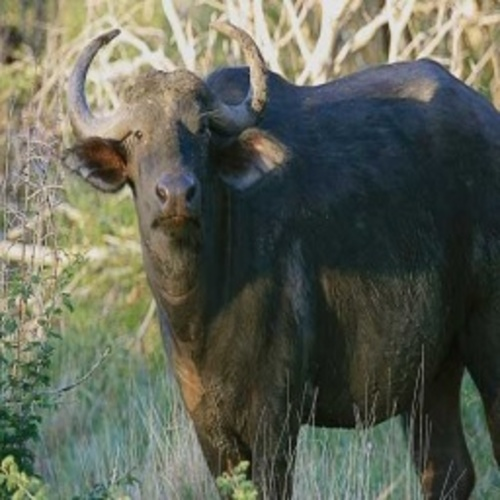
#> input picture anh10.jpg, 500 x 500 px, given in place of anh1.jpg, which was not available
$ python Bai1.py
#> lines starting #> are read from the running program, lines starting #| are printed output that depends on the picture; pictures that were not available may be replaced by others from this repository, and a replacement may not be noted
### AnhXam.py
import cv2
import numpy as np
from PIL import Image

# Chuyển đổi ảnh màu sang ảnh xám
def ChuyenDoiAnhSangAnhXam(image):
    img = cv2.imread(image, cv2.IMREAD_GRAYSCALE) # Sử dụng OpenCV (cv2.imread) để đọc ảnh image với tham số cv2.IMREAD_GRAYSCALE, tự động chuyển ảnh sang dạng grayscale.
    return img # Trả về ảnh xám

# Chuyển đổi ảnh xám sang ma trận
def ChuyenDoiAnhXamSangMaTran(image):
    return np.array(image) # Chuyển ảnh xám thành mảng NumPy

# Chuyển đổi ma trận sang ảnh xám
def ChuyenDoiMaTranSangAnhXam(matrix):
    matrix = np.array(matrix) # Chuyển ma trận thành mảng NumPy
    return Image.fromarray(matrix.astype('uint8'), mode='L') # Chuyển ma trận thành ảnh xám, mode='L' là chế độ ảnh xám

### XuLyHisto.py
import matplotlib.pyplot as plt
import numpy as np

# Hàm vẽ histogram của ma trận
def VeHistogram(matrix, title):
    # Chuyển ma trận thành mảng 1 chiều
    data = matrix.flatten()

    # Vẽ histogram với màu sắc "blue" và số lượng bin (cột) (được đặt thành 257), rwidth=0.9: Độ rộng tương đối của các cột
    plt.hist(data, bins=257, edgecolor='black', color='blue', rwidth=0.9)
    plt.title(title)  # Tiêu đề cho đồ thị

    plt.xlabel('Giá Trị')  # Nhãn cho trục X
    plt.ylabel('Tần Suất')  # Nhãn cho trục Y

    # Đặt giới hạn cho trục X và Y để tránh xuất hiện các giá trị trùng lặp
    plt.xlim(left=0)
    plt.ylim(bottom=0)

    # Hiển thị đồ thị
    plt.show()

def VeHistogramSauCanBang(hist_dict, title):
    # Chuyển keys và values của dict sang danh sách
    keys = list(hist_dict.keys())
    values = list(hist_dict.values())

    # Vẽ biểu đồ dạng cột (bar chart) từ keys và values
    plt.bar(keys, values, color='blue', edgecolor='black', width=0.9)

    # Thiết lập tiêu đề và nhãn trục
    plt.title(title)
    plt.xlabel('Giá Trị')  # Trục X đại diện cho keys
    plt.ylabel('Tần Suất')  # Trục Y đại diện cho values

    # Đặt giới hạn cho trục X và Y
    plt.xlim(left=0, right=256)   # Thêm khoảng trống nhỏ ở đầu/cuối
    plt.ylim(bottom=0)  # Giá trị Y không âm

    # Hiển thị biểu đồ
    plt.show()

# Hàm cân bằng histogram
def CanBangHisto(matrix):
    # Tạo một dictionary để lưu trữ giá trị và số lần xuất hiện
    dict = {} # dict chứa các giá trị và thông tin liên quan
    data = matrix.flatten() # Chuyển ma trận thành mảng 1 chiều
    data = sorted(data) # Sắp xếp mảng theo thứ tự tăng dần

    # Đếm số lần xuất hiện của từng giá trị trong ma trận
    for i in range(len(data)):
        if(data[i] in dict):
            dict[data[i]]["Nk"] += 1 # Nếu giá trị đã có trong dict, tăng số lần xuất hiện lên 1
        else:
            dict[data[i]] = {"Nk": 1} # Nếu chưa có, khởi tạo với số lần xuất hiện là 1, ví dụ như: dict = {1: {"Nk": 1}, 2: {"Nk": 1}, 3: {"Nk": 1}, ...}

    # Tính số lượng giá trị duy nhất (L) và tổng số phần tử (n) của ma trận
    L = len(set(dict.keys()))
    n = matrix.shape[0]*matrix.shape[1] # Tính tổng số phần tử của ma trận, shape[0] là số hàng, shape[1] là số cột
    Sk = 0
    # print(dict)

    # print("L =", L)
    # print("n =", n)

    # Tính các giá trị Pk, Sk và K cho từng giá trị trong dictionary
    for key in dict: # Duyệt qua từng giá trị trong dict
        dict[key]["Pk"] = dict[key]["Nk"]/n  # Xác suất Pk, công thức Pk = Nk/n
        Sk += dict[key]["Pk"]  # Cộng dồn Sk
        dict[key]["Sk"] = Sk # Gán giá trị Sk vào dict
        K = Sk*(L-1)  # Tính giá trị K
        dict[key]["K"] = K # Gán giá trị K vào dict

        # Làm tròn K và gán vào Round(k)
        if K - int(K) >= 0.5: # Ví dụ K= 0.476, làm tròn K - int(K) = 0.476 - 0 = 0.476 <= 0.5 => Round(k) = 0
            dict[key]['Round(k)'] = int(K) + 1 # Làm tròn k
        else:
            dict[key]['Round(k)'] = int(K)

    # In ra dictionary chứa các giá trị và thông tin liên quan
    # print(dict)

    # Tạo dictionary mới để nhóm các giá trị có Round(k) giống nhau
    result_dict = {}

    # Duyệt qua các phần tử trong dictionary cũ và nhóm theo Round(k)
    for key, value in dict.items():
        round_k = value['Round(k)']
        nk = value['Nk']

        # Nếu Round(k) đã có trong kết quả, cộng thêm nk vào
        if round_k in result_dict:
            result_dict[round_k] += nk # Cộng thêm số lần xuất hiện vào, key là giá trị Round(k)
        else:
            # Nếu chưa có, khởi tạo mới với giá trị nk
            result_dict[round_k] = nk # Khởi tạo giá trị mới

    # print(result_dict)
    # Trả về kết quả nhóm theo Round(k)
    return result_dict, dict # dict là kết quả sau khi làm tròn k trước khi nhóm theo Round(k) chỉ có round(k) và nk, result_dict là kết quả sau khi nhóm theo Round(k)

# Hàm thu hẹp giá trị của ma trận theo phạm vi
def ThuHep(dict):
    dict_temp= {}
    for key, value in dict.items(): # Duyệt qua từng phần tử trong dict ở là kết quả sau khi cân bằng histogram
        dict_temp[key] = {"rk":key, "nk":value} # Tạo một dictionary mới với các giá trị ban đầu

    # Đặt giá trị Smin và Smax để thu hẹp giá trị
    Smin = 50
    Smax = 100

    # print(dict_temp)

    # Lấy trị cuối và đầu của dictionary
    rmin = min(dict.keys())
    rmax = max(dict.keys())

    # Tạo một dictionary mới với các giá trị đã được thu hẹp theo công thức
    for key in dict_temp.keys():
        s = dict_temp[key]["s"] = (Smax - Smin)/(rmax - rmin)*(dict_temp[key]["rk"] - rmin) + Smin # Tính giá trị s theo công thức s = (Smax - Smin)/(rmax - rmin)*(rk - rmin) + Smin
        # Làm tròn k'
        if s - int(s) >= 0.5:
            dict_temp[key]['Round(k)'] = int(s) + 1
        else:
            dict_temp[key]['Round(k)'] = int(s)

     # Duyệt qua dict_temp và nhóm theo Round(k)
    result_dict = {}
    for key, value in dict_temp.items():
        round_k = value['Round(k)']
        nk = value['nk']

        # Nếu Round(k) đã có trong result_dict, cộng thêm nk vào
        if round_k in result_dict:
            result_dict[round_k] += nk
        else:
            # Nếu chưa có, khởi tạo mới với giá trị nk
            result_dict[round_k] = nk

    # Trả về dictionary đã thu hẹp giá trị
    return result_dict, dict_temp # dict là kết quả sau khi làm tròn k trước khi nhóm theo Round(k), result_dict là kết quả sau khi nhóm theo Round(k)

def ChuyenDoiSangAnhXamCBTH(matrix, dict):
    for i in range(matrix.shape[0]): # Duyệt qua từng hàng
        for j in range(matrix.shape[1]): # Duyệt qua từng cột
                matrix[i][j] = dict[matrix[i][j]]['Round(k)'] # Gán giá trị mới
    return matrix

### Bai1.py
import numpy as np
from AnhXam import ChuyenDoiAnhSangAnhXam, ChuyenDoiAnhXamSangMaTran, ChuyenDoiMaTranSangAnhXam
from XuLyHisto import VeHistogram, VeHistogramSauCanBang, CanBangHisto, ThuHep, ChuyenDoiSangAnhXamCBTH
from PIL import Image
import matplotlib.pyplot as plt

# Main
if __name__ == '__main__':
    array_img = None
    # Menu chọn ảnh từ 1 đến 10
    print("Chọn ảnh từ 1 đến 10:")
    for i in range(1, 11):
        print(f"{i}. anh{i}.jpg")

    choice = int(input("Nhập số của ảnh bạn muốn chọn: "))
#> the answer given: 1
    if 1 <= choice <= 10:
        image = f"anh{choice}.jpg"
        imageGray = ChuyenDoiAnhSangAnhXam(image) # Chuyển ảnh màu sang ảnh xám, trả về một mảng NumPy đại diện cho dữ liệu ảnh xám.
#> in ChuyenDoiAnhSangAnhXam, `img = cv2.imread(image, cv2.IMREAD_GRAYSCALE)`:
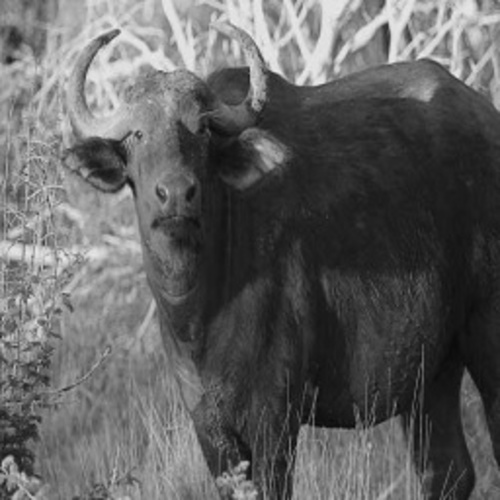
#> img: shape (500, 500); min 8, max 235, mean 96.7
        Image.fromarray(ChuyenDoiAnhSangAnhXam(image)).show() # Hiện ảnh xám để so sánh với ảnh gốc, sử dụng Image.fromarray để chuyển mảng NumPy thành ảnh.
        array_img = ChuyenDoiAnhXamSangMaTran(imageGray) # Chuyển ảnh xám sang ma trận
        # print(array_img) # In ma trận ảnh xám
    else:
        print("Lựa chọn không hợp lệ. Sử dụng ảnh mặc định.")

    # data = array_img.flatten() # Chuyển ma trận thành mảng 1 chiều, sử dụng cho việc vẽ histogram của ảnh gốc
    # data = sorted(data) # Sắp xếp mảng theo thứ tự tăng dần

    # Vẽ histogram của hình ảnh
    VeHistogram(array_img, "Histogram của I")
#> in VeHistogram, `plt.show()`:
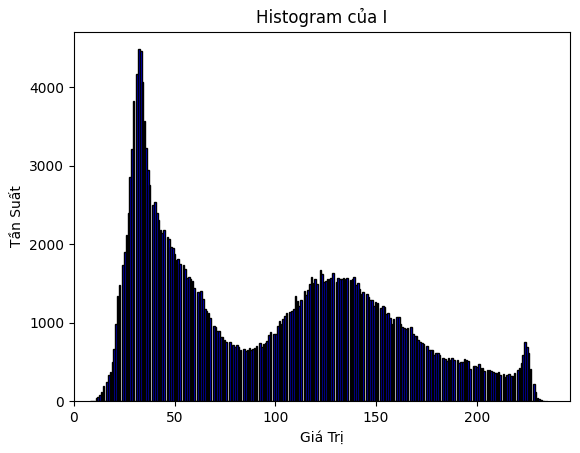
#> figure drawn by matplotlib, 1 panel; tallest bar 4482 high, from x = 31.89 to 32.69

    a, b = CanBangHisto(array_img) # a là kết quả cân bằng, b là kết quả trước khi nhóm k, trước khi làm tròn k
#> in CanBangHisto, `data = sorted(data)`: data = 250000 items
#> after the loop in CanBangHisto, `for i in range(len(data)):`: dict = 227 items
#> in CanBangHisto, `L = len(set(dict.keys()))`: L = 227
#> the loop in CanBangHisto, `for key in dict:` made 227 passes
#> (key, Sk, K) on passes 1 to 3: (8, 8e-06, 0.00181), (10, 2e-05, 0.00452), (11, 0.000184, 0.0416)
#> after the loop in CanBangHisto, `for key in dict:`: Sk = 1
#> the loop in CanBangHisto, `for key, value in dict.items():` made 227 passes
#> (key, round_k, nk) on passes 1 to 3: (8, 0, 2), (10, 0, 3), (11, 0, 41)
#> after the loop in CanBangHisto, `for key, value in dict.items():`: result_dict = 166 items
#> a = 166 items; b = 227 items

    # Vẽ histogram của hình ảnh sau khi cân bằng
    VeHistogramSauCanBang(a, "Histogram của H2")
#> in VeHistogramSauCanBang, `keys = list(hist_dict.keys())`: keys = 166 values from 0 to 226
#> in VeHistogramSauCanBang, `values = list(hist_dict.values())`: values = 166 values, max 4482 at index 14, min 486 at index 0, mean 1506
#> in VeHistogramSauCanBang, `plt.show()`:
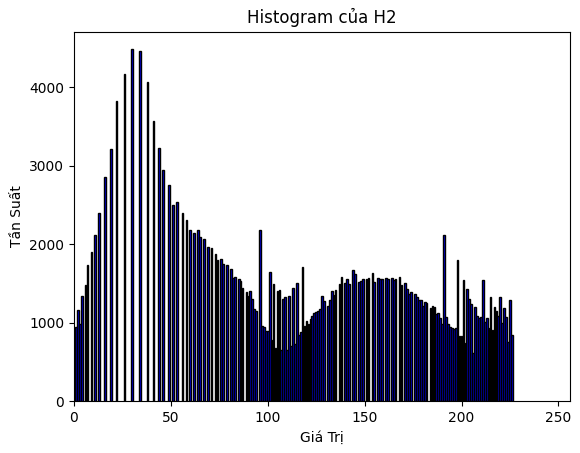
#> figure drawn by matplotlib, 1 panel; tallest bar 4482 high, from x = 29.55 to 30.45
    c = ChuyenDoiSangAnhXamCBTH(array_img, b) # c là ma trận ảnh sau khi cân bằng histogram
#> after the loop in ChuyenDoiSangAnhXamCBTH, `for i in range(matrix.shape[0]):`:
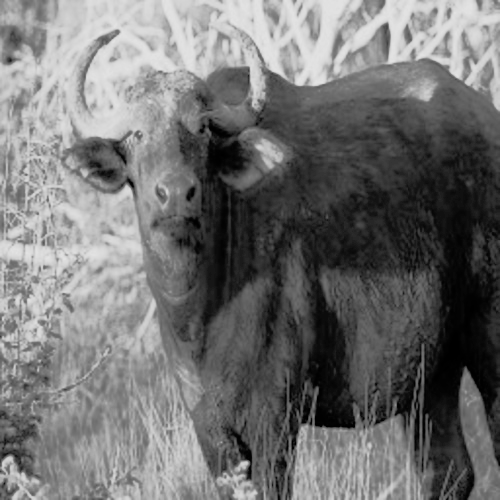
#> matrix: shape (500, 500); min 0, max 226, mean 113.8
    ChuyenDoiMaTranSangAnhXam(c).show() # hiện ảnh sau khi cân bằng histogram

    d, e = ThuHep(a) # d là kết quả thu hẹp, e là kết quả trước khi nhóm k, trước khi làm tròn k của thu hẹp
#> the loop in ThuHep, `for key, value in dict.items():` made 166 passes
#> (key, value) on passes 1 to 3: (0, 486), (1, 948), (2, 1164)
#> after the loop in ThuHep, `for key, value in dict.items():`: dict_temp = 166 items
#> in ThuHep, `rmin = min(dict.keys())`: rmin = 0
#> in ThuHep, `rmax = max(dict.keys())`: rmax = 226
#> the loop in ThuHep, `for key in dict_temp.keys():` made 166 passes
#> (key, s) on passes 8 to 10: (9, 51.99), (11, 52.43), (13, 52.88)
#> the loop in ThuHep, `for key, value in dict_temp.items():` made 166 passes
#> (key, value, round_k, nk) on passes 1 to 3: (0, {'rk': 0, 'nk': 486, 's': 50, 'Round(k)': 50}, 50, 486), (1, {'rk': 1, 'nk': 948, 's': 50.22, 'Round(k)': 50}, 50, 948), (2, {'rk': 2, 'nk': 1164, 's': 50.44, 'Round(k)': 50}, 50, 1164)

    f = ChuyenDoiSangAnhXamCBTH(c, e) # f là ma trận ảnh sau khi thu hẹp histogram
#> after the loop in ChuyenDoiSangAnhXamCBTH (call 2), `for i in range(matrix.shape[0]):`:
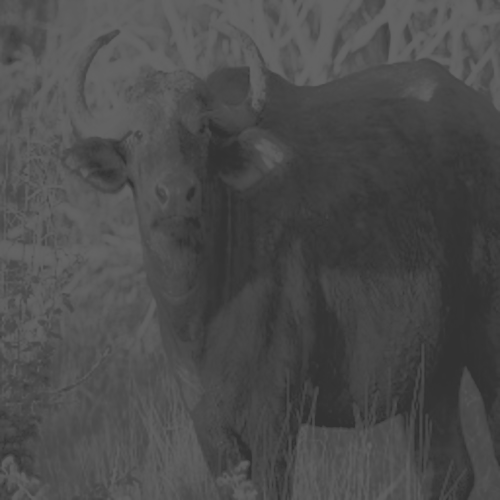
#> matrix: shape (500, 500); min 50, max 100, mean 75.2

    ChuyenDoiMaTranSangAnhXam(f).show()# hiện ảnh sau khi thu hẹp histogram
    VeHistogramSauCanBang(d, "Histogram của H2 sau khi thu hẹp")
#> call 2 of VeHistogramSauCanBang, with title = 'Histogram của H2 sau khi thu hẹp'
#> in VeHistogramSauCanBang (call 2), `plt.show()`:
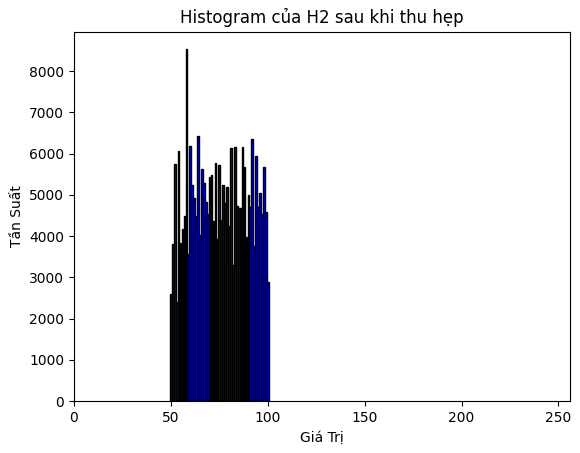
#> figure drawn by matplotlib, 1 panel; tallest bar 8529 high, from x = 57.55 to 58.45


    # # Tạo một dictionary để lưu trữ giá trị và số lần xuất hiện
    # dict = {}
    # # Duyệt qua từng giá trị trong mảng
    # for pixel in data:
    #     if pixel in dict:
    #         dict[pixel] += 1  # Tăng tần suất nếu giá trị đã tồn tại
    #     else:
    #         dict[pixel] = 1  # Khởi tạo giá trị tần suất ban đầu là 1

    # # print(dict)
    # x, y = ThuHep(dict) # can bang histogram cho anh goc

    # z = ChuyenDoiSangAnhXamCBTH(array_img, y) # z la ma tran anh sau khi can bang histogram cho anh goc

    # ChuyenDoiMaTranSangAnhXam(z).show() # hien anh sau khi can bang histogram cho anh goc
    # VeHistogramSauCanBang(x, "Histogram của ảnh gốc sau khi thu hẹp")


    # fig, axs = plt.subplots(1, 4, figsize=(12, 6))
    # axs[3].hist(np.array(list(x.keys())).ravel(), bins=256, color='purple', alpha=0.9, weights=np.array(list(x.values())).ravel()) # list(x.keys()) là list các giá trị, ravel() làm phẳng mảng, bins=256 là số lượng bins, color là màu sắc, alpha là độ trong suốt, weights là trọng số
    # axs[3].set_title('Histogram thu hẹp của ảnh gốc')

    # axs[2].hist(np.array(list(d.keys())).ravel(), bins=256, color='red', alpha=0.9, weights=np.array(list(d.values())).ravel())
    # axs[2].set_title('Histogram thu hẹp sau khi cân bằng')

    # axs[1].hist(np.array(list(a.keys())).ravel(), bins=256, color='green', alpha=0.9, weights=np.array(list(a.values())).ravel())
    # axs[1].set_title('Histogram cân bằng của ảnh gốc')

    # axs[0].set_title('Histogram của Ảnh gốc')
    # axs[0].hist(data, bins=256, color='blue', alpha=0.9)
    # plt.show()

    fig, axs = plt.subplots(2, 4, figsize=(16, 8))

    # Hiển thị ảnh
    axs[0, 0].imshow(imageGray, cmap='gray')
    axs[0, 0].set_title("Ảnh gốc")
    axs[0, 0].axis('off')

    axs[0, 1].imshow(ChuyenDoiMaTranSangAnhXam(c), cmap='gray')
    axs[0, 1].set_title("Ảnh cân bằng histogram")
    axs[0, 1].axis('off')

    axs[0, 2].imshow(ChuyenDoiMaTranSangAnhXam(f), cmap='gray')
    axs[0, 2].set_title("Ảnh thu hẹp sau khi cân bằng histogram")
    axs[0, 2].axis('off') # Tắt trục

    # axs[0, 3].imshow(ChuyenDoiMaTranSangAnhXam(z), cmap='gray')
    # axs[0, 3].set_title("Ảnh sau thu hẹp ảnh gốc")
    # axs[0, 3].axis('off')

    # Hiển thị histogram
    # axs[1, 0].hist(data, bins=256, color='blue', alpha=0.9)
    # axs[1, 0].set_title("Histogram của Ảnh gốc")

    axs[1, 1].hist(np.array(list(a.keys())).ravel(), bins=256, color='green', alpha=0.9, weights=np.array(list(a.values())).ravel())
    axs[1, 1].set_title("Histogram cân bằng của ảnh gốc")

    axs[1, 2].hist(np.array(list(d.keys())).ravel(), bins=256, color='red', alpha=0.9, weights=np.array(list(d.values())).ravel())
    axs[1, 2].set_title("Histogram thu hẹp sau khi cân bằng")

    # axs[1, 3].hist(np.array(list(x.keys())).ravel(), bins=256, color='purple', alpha=0.9, weights=np.array(list(x.values())).ravel())
    # axs[1, 3].set_title("Histogram thu hẹp của ảnh gốc")

    # Hiển thị tất cả
    plt.tight_layout()
    plt.show()
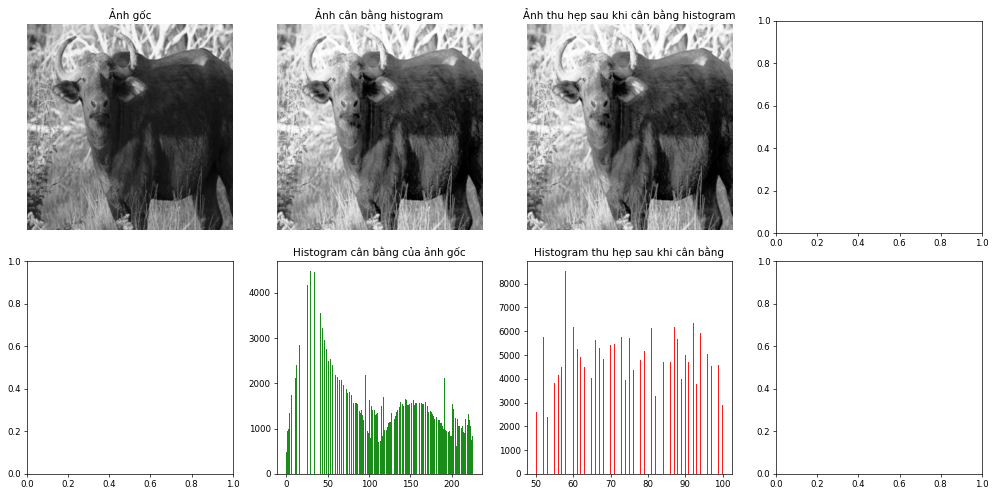
#> figure drawn by matplotlib, 5 panels; panel 4: tallest bar 4482 high, from x = 29.13 to 30.02; panel 5: tallest bar 8529 high, from x = 57.81 to 58.01

$ run again, on anh5.jpg
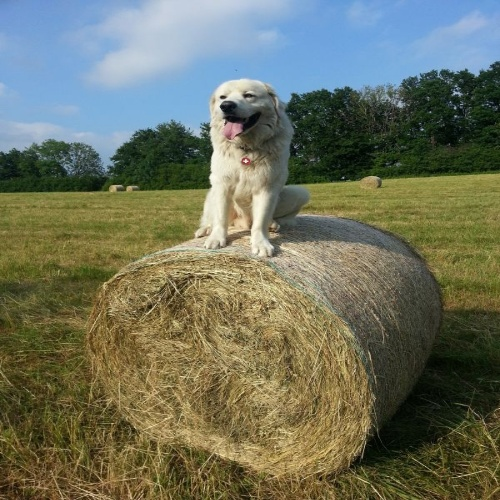
#> input picture anh5.jpg, 500 x 500 px, given in place of anh1.jpg, which was not available
#> data = 250000 items
#> after the loop in CanBangHisto, `for i in range(len(data)):`: dict = 253 items
#> L = 253
#> the loop in CanBangHisto, `for key in dict:` made 253 passes
#> (Sk, K) on passes 1 to 3: (1.2e-05, 0.00302), (5.6e-05, 0.0141), (0.0001, 0.0252)
#> after the loop in CanBangHisto, `for key in dict:`: Sk = 1
#> the loop in CanBangHisto, `for key, value in dict.items():` made 253 passes
#> (round_k, nk) on passes 1 to 3: (0, 3), (0, 11), (0, 11)
#> after the loop in CanBangHisto, `for key, value in dict.items():`: result_dict = 183 items
#> b = 253 items
#> keys = 183 values from 0 to 252
#> values = 183 values, max 3265 at index 153, min 476 at index 0, mean 1366.1
#> after the loop in ChuyenDoiSangAnhXamCBTH, `for i in range(matrix.shape[0]):`:
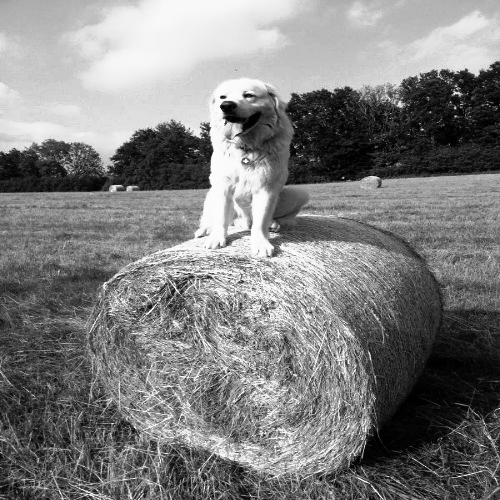
#> matrix: shape (500, 500); min 0, max 252, mean 126.7
#> the loop in ThuHep, `for key, value in dict.items():` made 183 passes
#> (key, value) on passes 1 to 3: (0, 476), (1, 981), (2, 994)
#> after the loop in ThuHep, `for key, value in dict.items():`: dict_temp = 183 items
#> rmin = 0
#> rmax = 252
#> the loop in ThuHep, `for key in dict_temp.keys():` made 183 passes
#> s on passes 1 to 3: 50, 50.2, 50.4
#> the loop in ThuHep, `for key, value in dict_temp.items():` made 183 passes
#> (key, value, round_k, nk) on passes 1 to 3: (0, {'rk': 0, 'nk': 476, 's': 50, 'Round(k)': 50}, 50, 476), (1, {'rk': 1, 'nk': 981, 's': 50.2, 'Round(k)': 50}, 50, 981), (2, {'rk': 2, 'nk': 994, 's': 50.4, 'Round(k)': 50}, 50, 994)
#> in VeHistogramSauCanBang (call 2), `plt.show()`:
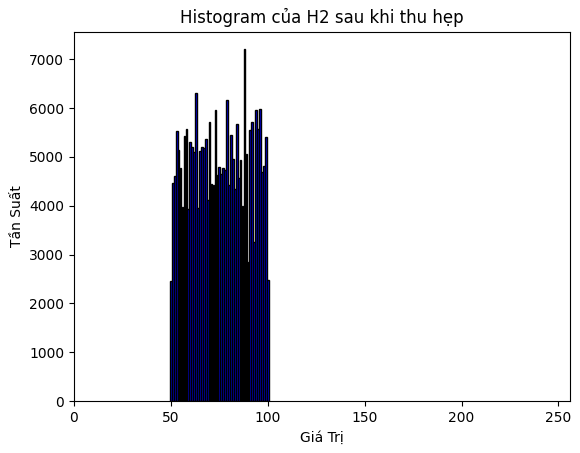
#> figure drawn by matplotlib, 1 panel; tallest bar 7205 high, from x = 87.55 to 88.45

$ run again, on anh6.jpg
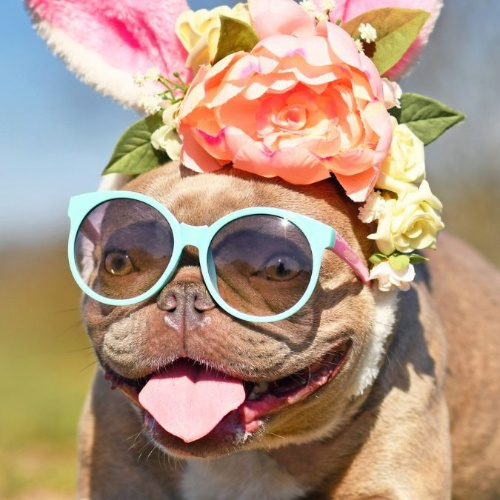
#> input picture anh6.jpg, 500 x 500 px, given in place of anh1.jpg, which was not available
#> data = 250000 items
#> after the loop in CanBangHisto, `for i in range(len(data)):`: dict = 255 items
#> L = 255
#> the loop in CanBangHisto, `for key in dict:` made 255 passes
#> (Sk, K) on passes 1 to 3: (8e-06, 0.00203), (1.6e-05, 0.00406), (2.8e-05, 0.00711)
#> after the loop in CanBangHisto, `for key in dict:`: Sk = 1
#> the loop in CanBangHisto, `for key, value in dict.items():` made 255 passes
#> (round_k, nk) on passes 1 to 3: (0, 2), (0, 2), (0, 3)
#> after the loop in CanBangHisto, `for key, value in dict.items():`: result_dict = 192 items
#> b = 255 items
#> keys = 192 values from 0 to 254
#> values = 192 values, max 2873 at index 101, min 427 at index 0, mean 1302.1
#> after the loop in ChuyenDoiSangAnhXamCBTH, `for i in range(matrix.shape[0]):`:
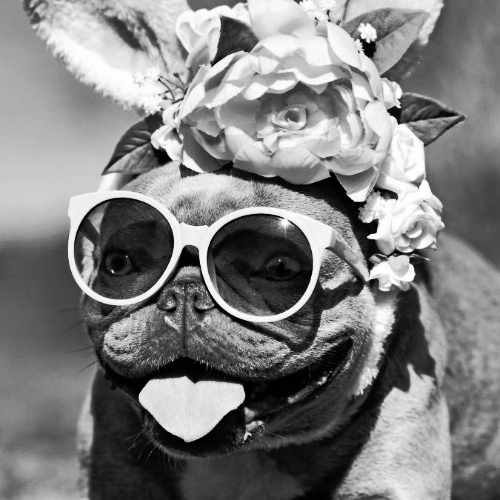
#> matrix: shape (500, 500); min 0, max 254, mean 127.7
#> the loop in ThuHep, `for key, value in dict.items():` made 192 passes
#> (key, value) on passes 1 to 3: (0, 427), (1, 1002), (2, 869)
#> after the loop in ThuHep, `for key, value in dict.items():`: dict_temp = 192 items
#> rmin = 0
#> rmax = 254
#> the loop in ThuHep, `for key in dict_temp.keys():` made 192 passes
#> s on passes 1 to 3: 50, 50.2, 50.39
#> the loop in ThuHep, `for key, value in dict_temp.items():` made 192 passes
#> (key, value, round_k, nk) on passes 1 to 3: (0, {'rk': 0, 'nk': 427, 's': 50, 'Round(k)': 50}, 50, 427), (1, {'rk': 1, 'nk': 1002, 's': 50.2, 'Round(k)': 50}, 50, 1002), (2, {'rk': 2, 'nk': 869, 's': 50.39, 'Round(k)': 50}, 50, 869)
#> in VeHistogramSauCanBang (call 2), `plt.show()`:
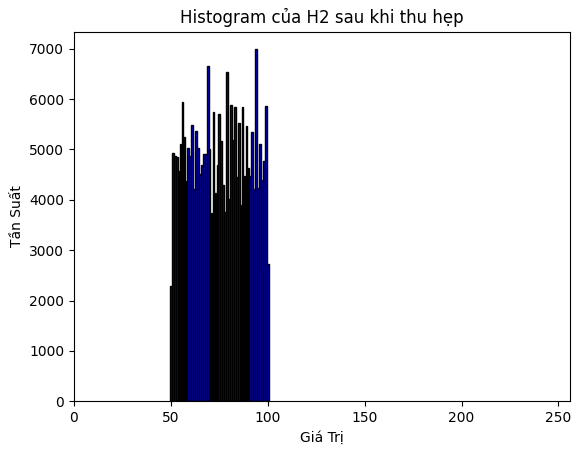
#> figure drawn by matplotlib, 1 panel; tallest bar 6992 high, from x = 93.55 to 94.45
